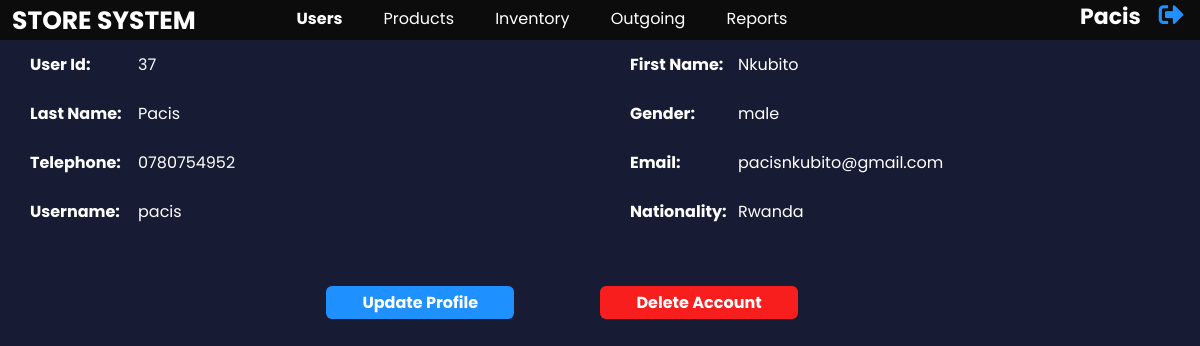
The app's page /user/view_full_user.php (signed in) with its own data.
### tables this page shows
CREATE TABLE `stk_users` (
  `userId` int(11) NOT NULL,
  `firstName` varchar(100) NOT NULL,
  `lastName` varchar(100) NOT NULL,
  `gender` varchar(10) NOT NULL,
  `telephone` varchar(15) NOT NULL,
  `nationality` int(11) NOT NULL,
  `role` int(11) NOT NULL,
  `email` varchar(2555) NOT NULL,
  `username` varchar(20) NOT NULL,
  `user_password` varchar(300) NOT NULL
);

CREATE TABLE `countries` (
  `countryId` int(11) NOT NULL,
  `countryName` varchar(100) NOT NULL
);

### user/view_full_user.php (the view, shortened to what this page needs)
<?php
require_once '../utils/connection.php';
if(!isset($_SESSION['user'])){
    header('location:loginForm.php');
}
else{
    require_once '../utils/connection.php';
    $user = $_SESSION['user'];
    $selectQuery = mysqli_query($con,"Select * from stk_users where username='$user'");
    $rowUser = mysqli_fetch_assoc($selectQuery);
    $uid = $rowUser['userId'];
}
?>
<!Doctype html>
<html>
<head>
    <link rel="stylesheet" href="https://cdnjs.cloudflare.com/ajax/libs/font-awesome/5.15.2/css/all.min.css" />
    <link rel="stylesheet" href="../css/index.css?v=<?php echo time()?>">
</head>
<body>
    <?php
          include('../utils/navigation.php');
          if (!$con) {
              echo mysqli_connect_error();
          }
          else {
              $selectQuery = "SELECT stk.userId,stk.firstName, stk.lastName,stk.gender,stk.telephone,stk.email,stk.userName,c.countryId,c.countryName as nationality from stk_users stk INNER JOIN countries c ON stk.nationality=c.countryId where userId=$uid";
              $result =mysqli_query($con,$selectQuery);
              if(!$result){
                echo "<div class='error-div'><i class='far fa-times-circle'></i>Failed due to.".mysqli_error($con)."</div>";
              }
              else{
                  $row = mysqli_fetch_assoc($result);
                  echo ('
                        <div class="user-info">
                             <div class="user-info-group">
                                <h2>User Id:</h2>
                                <p>'.$row["userId"].'</p>
                            </div>
                            <div class="user-info-group">
                                <h2>First Name:</h2>
                                <p>'.$row["firstName"].'</p>
                            </div>
                            <div class="user-info-group">
                                <h2>Last Name:</h2>
                                <p>'.$row["lastName"].'</p>
                            </div>
                            <div class="user-info-group">
                                <h2>Gender:</h2>
                                <p>'.$row["gender"].'</p>
                            </div>
                            <div class="user-info-group">
                                <h2>Telephone:</h2>
                                <p>'.$row["telephone"].'</p>
                            </div>
                            <div class="user-info-group">
                                <h2>Email:</h2>
                                <p>'.$row["email"].'</p>
                            </div>
                            <div class="user-info-group">
                                <h2>Username:</h2>
                                <p>'.$row["userName"].'</p>
                            </div>
                            <div class="user-info-group">
                                <h2>Nationality:</h2>
                                <p>'.$row["nationality"].'</p>
                            </div>
                        </div>
                        <div class="action-links">
                            <a href="view_users_form.php" class="user-update-btn">Update Profile</a>
                            <a href="deleteUser.php" class="user-update-btn user-delete-btn">Delete Account</a>
                        </div>
                  ');
              }
          }
          include('../utils/footer.php');
    ?>
</body>
</html>

### css/index.css (style rules this page uses)
* { margin: 0; padding: 0; box-sizing: border-box; }
body { background-color: #171b33; color: #fff; font-family: 'Poppins', sans-serif; }
h2 { color: #FFF; font-weight: bold; text-decoration: none !important; text-align: center; }
.user-info { display: flex; flex-wrap: wrap; }
.user-info-group { width: 45%; margin: 1% 2.5%; display: flex; }
.user-info-group>h2 { font-size: 16px; width: 20%; text-align: left; }
.user-info-group>p { width: 40%; }
.user-update-btn { color: #fff; padding: 0.5% 5%; text-decoration: none; border-radius: 6px; background-color: dodgerblue; margin: 2% 0% 2% 12%; cursor: pointer; }
.action-links { display: flex; margin: 3% 20%; }
.user-update-btn { background-color: dodgerblue; font-weight: bold; }
.user-delete-btn { background-color: #f81e1e; font-weight: bold; }

### utils/navigationStyle.php (style rules this page uses)
* { box-sizing: border-box; margin: 0; padding: 0; }
body { font-family: 'Poppins', sans-serif; }

### records on screen
stk_users: userId "37", firstName "Nkubito", lastName "Pacis", gender "male", telephone "0780754952", email "pacisnkubito@gmail.com", username "pacis", countries.countryName "Rwanda"

### other values on screen
$_SESSION['user'] "pacis"
